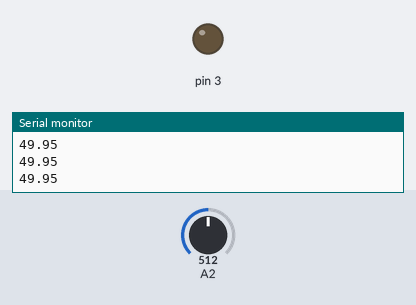
A sketch run on a simulated Arduino Uno, built with avr-gcc and run on an emulated ATmega328P. On the bench: output pins drawn as LEDs (lit = HIGH), the last lines printed to the serial monitor. Inputs (shaded band) come from the test bench; at power-on: A2 = 512.

Above: at 1.2 s.
1.3 s: A2 set to 599
2.8 s: A2 set to 632
At 3.5 s:
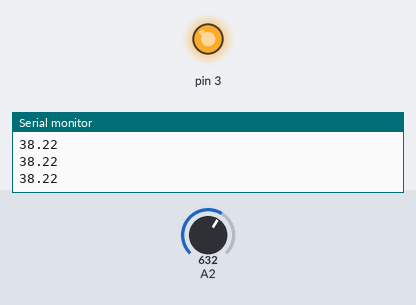
4.3 s: A2 set to 511
At 4.6 s:
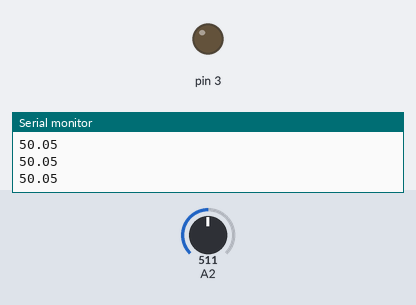
5.8 s: A2 set to 716
At 6.9 s:
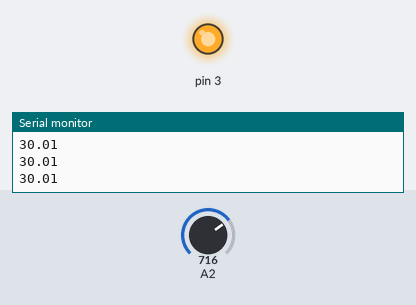
Timing chart, 0 to 8.3 s (numbered marks = the images above; inputs shaded):
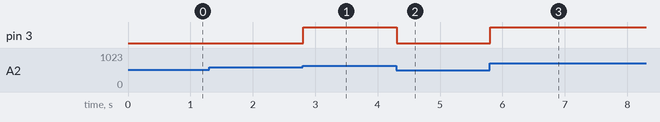

Measured:
- the behaviour switches between 613 and 614 on A2 (found by bisection; images 0 and 1)
- after the input at 2.8 s, pin 3: LOW → HIGH at once
- after the input at 4.3 s, pin 3: HIGH → LOW at once
- after the input at 5.8 s, pin 3: LOW → HIGH at once

The sketch:

moisturesenseandmotor.ino.ino
```cpp
int sensor=A2;
int rmp=3;

void setup() {
  pinMode(A2,INPUT);
  pinMode(3,OUTPUT);
 Serial.begin(9600);
}

void loop() {
  int x=analogRead(A2);

float per=(100-(x/1023.00)*100);
Serial.println(per);

if(per<=40)
{
  digitalWrite(3,1);

  }
  else
  {
    digitalWrite(3,0);
    }


}
```
